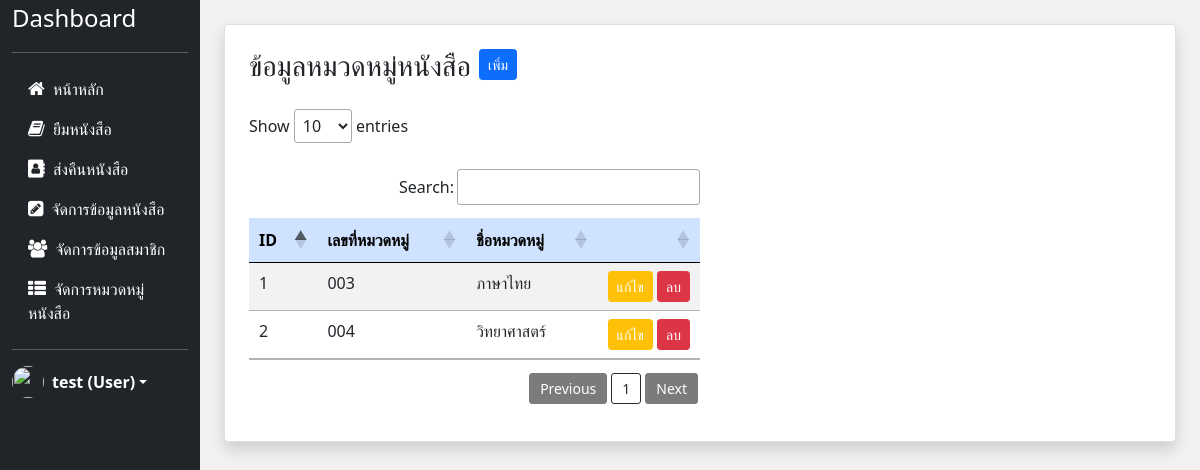
/categorys/categorysList.php (signed in), run on the app's committed database.
### tables this page shows
CREATE TABLE `category` (
  `c_id` int(11) NOT NULL,
  `c_name` varchar(50) NOT NULL,
  `c_number` varchar(10) NOT NULL
);

### categorys/categorysList.php (the view, shortened to what this page needs)
<?php
include("../config/connect.php");
?>
<!doctype html>
<html lang="en">
<head>
    <?php
    include("../layout/header.php");
    ?>
</head>
<body>
    <div class="container-fluid" style="background-color: #f2f2f2;">
        <div class="row">
            <?php
            include("../layout/sidebar.php");
            $result = mysqli_query($conn, "SELECT * FROM category");
            ?>
            <div class="col-md-10 px-4 my-4">
                <div class="card shadow p-2">
                    <div class="card-body">
                        <h3 class="float-start me-2">ข้อมูลหมวดหมู่หนังสือ</h3>
                        <a href="./insertCategory.php" class="btn btn-sm btn-primary mb-3">เพิ่ม</a>
                        <div class="col-md-6">
                            <table class="table table-striped text-nowrap" id="myTable">
                                <thead class="table-primary">
                                    <tr>
                                        <th scope="col">ID</th>
                                        <th scope="col">เลขที่หมวดหมู่</th>
                                        <th scope="col">ชื่อหมวดหมู่</th>
                                        <th scope="col"></th>
                                    </tr>
                                </thead>
                                <tbody>
                                    <?php
                                    if (mysqli_num_rows($result) > 0) {
                                        $i = 1;
                                        while ($row = mysqli_fetch_array($result)) {
                                    ?>
                                            <tr>
                                                <td><?php echo $i++ ?></td>
                                                <td><?php echo $row["c_number"] ?></td>
                                                <td><?php echo $row["c_name"] ?></td>
                                                <td class="col-2 text-end">
                                                    <a href="./updateCategory.php?id=<?php echo $row["c_id"]; ?>" class="btn btn-sm btn-warning text-white">แก้ไข</a>
                                                    <a href="./DB_delCategory.php?id=<?php echo $row["c_id"]; ?>" class="btn btn-sm btn-danger">ลบ</a>
                                                </td>
                                            </tr>
                                    <?php }
                                    } ?>
                                </tbody>
                            </table>
                        </div>
                    </div>
                </div>
            </div>
        </div>
    </div>
</body>
</html>

### data on the page
category: c_number "003", c_name "ภาษาไทย"
category: c_number "004", c_name "วิทยาศาสตร์"

### other printed values
$_SESSION["name"] "test"
$_SESSION["status"] "User"
